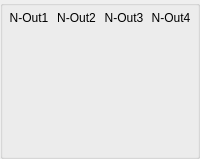
    <widget class="QGroupBox" name="groupBox_2">
     <property name="title">
      <string/>
     </property>
     <layout class="QGridLayout" name="gridLayout_3">
      <property name="leftMargin">
       <number>5</number>
      </property>
      <property name="topMargin">
       <number>5</number>
      </property>
      <property name="rightMargin">
       <number>5</number>
      </property>
      <property name="bottomMargin">
       <number>5</number>
      </property>
      <property name="spacing">
       <number>5</number>
      </property>
      <item row="0" column="3">
       <widget class="QLabel" name="label_32">
        <property name="lineWidth">
         <number>1</number>
        </property>
        <property name="text">
         <string>N-Out4</string>
        </property>
        <property name="alignment">
         <set>Qt::AlignCenter</set>
        </property>
       </widget>
      </item>
      <item row="0" column="1">
       <widget class="QLabel" name="label_30">
        <property name="lineWidth">
         <number>1</number>
        </property>
        <property name="text">
         <string>N-Out2</string>
        </property>
        <property name="alignment">
         <set>Qt::AlignCenter</set>
        </property>
       </widget>
      </item>
      <item row="1" column="1" alignment="Qt::AlignLeft">
       <widget class="VolumeWidget" name="Meter_Out_2" native="true">
        <property name="minimumSize">
         <size>
          <width>33</width>
          <height>121</height>
         </size>
        </property>
        <property name="MaxValue" stdset="0">
         <number>0</number>
        </property>
        <property name="MinValue" stdset="0">
         <number>-100</number>
        </property>
        <property name="SingleTrack" stdset="0">
         <bool>true</bool>
        </property>
        <property name="ScaleLabel" stdset="0">
         <bool>true</bool>
        </property>
       </widget>
      </item>
      <item row="0" column="0">
       <widget class="QLabel" name="label_35">
        <property name="lineWidth">
         <number>1</number>
        </property>
        <property name="text">
         <string>N-Out1</string>
        </property>
        <property name="alignment">
         <set>Qt::AlignCenter</set>
        </property>
       </widget>
      </item>
      <item row="1" column="3" alignment="Qt::AlignLeft">
       <widget class="VolumeWidget" name="Meter_Out_4" native="true">
        <property name="minimumSize">
         <size>
          <width>33</width>
          <height>121</height>
         </size>
        </property>
        <property name="MaxValue" stdset="0">
         <number>0</number>
        </property>
        <property name="MinValue" stdset="0">
         <number>-100</number>
        </property>
        <property name="SingleTrack" stdset="0">
         <bool>true</bool>
        </property>
        <property name="ScaleLabel" stdset="0">
         <bool>true</bool>
        </property>
       </widget>
      </item>
      <item row="1" column="0" alignment="Qt::AlignLeft">
       <widget class="VolumeWidget" name="Meter_Out_1" native="true">
        <property name="minimumSize">
         <size>
          <width>33</width>
          <height>121</height>
         </size>
        </property>
        <property name="MaxValue" stdset="0">
         <number>0</number>
        </property>
        <property name="MinValue" stdset="0">
         <number>-100</number>
        </property>
        <property name="SingleTrack" stdset="0">
         <bool>true</bool>
        </property>
        <property name="ScaleLabel" stdset="0">
         <bool>true</bool>
        </property>
       </widget>
      </item>
      <item row="0" column="2">
       <widget class="QLabel" name="label_31">
        <property name="lineWidth">
         <number>1</number>
        </property>
        <property name="text">
         <string>N-Out3</string>
        </property>
        <property name="alignment">
         <set>Qt::AlignCenter</set>
        </property>
       </widget>
      </item>
      <item row="1" column="2" alignment="Qt::AlignLeft">
       <widget class="VolumeWidget" name="Meter_Out_3" native="true">
        <property name="minimumSize">
         <size>
          <width>33</width>
          <height>121</height>
         </size>
        </property>
        <property name="MaxValue" stdset="0">
         <number>0</number>
        </property>
        <property name="MinValue" stdset="0">
         <number>-100</number>
        </property>
        <property name="SingleTrack" stdset="0">
         <bool>true</bool>
        </property>
        <property name="ScaleLabel" stdset="0">
         <bool>true</bool>
        </property>
       </widget>
      </item>
     </layout>
    </widget>
